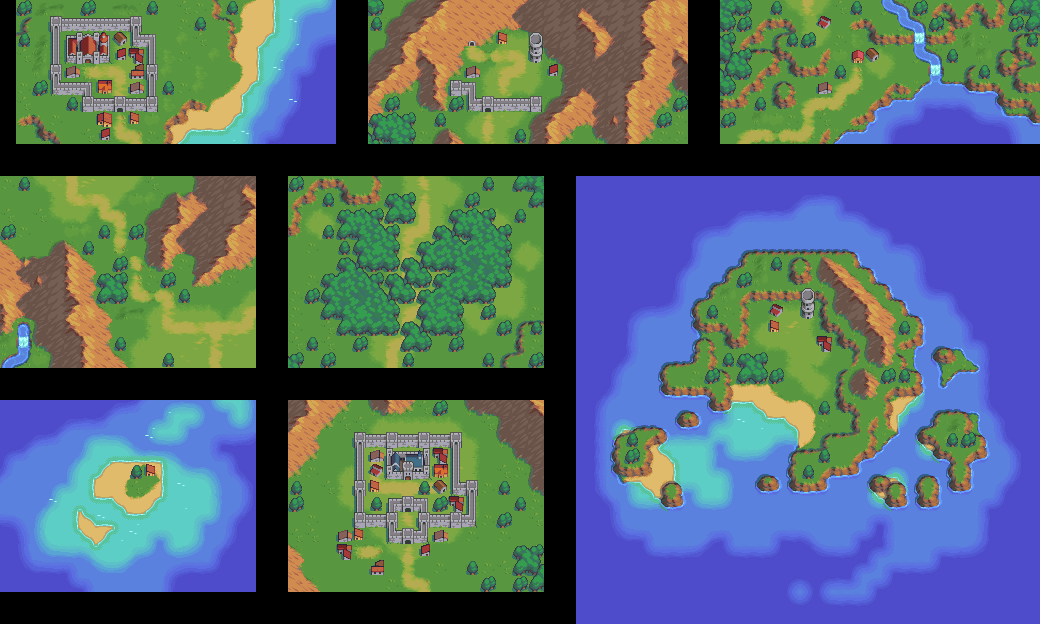

Rendered tile map (Tiled .tmx) drawn with the repository's tilesets; below, a short description and the map source with its tile grids summarised:
An orthogonal 65x39 tile map with 16x16 px tiles, 3 tile layers (under, ground, object), 2 tilesets.

<map version="1.0" tiledversion="1.1.5" orientation="orthogonal" renderorder="right-down" width="65" height="39" tilewidth="16" tileheight="16" infinite="0" nextobjectid="1">
 <tileset firstgid="1" source="OverworldTileset.tsx" />
 <tileset firstgid="1521" source="OverworldTileset.tsx" />
 <layer name="under" width="65" height="39">
  <data>[2535 cells, 1106 non-empty, 133 distinct tile ids]</data>
 </layer>
 <layer name="ground" width="65" height="39">
  <data>[2535 cells, 2080 non-empty, 196 distinct tile ids]</data>
 </layer>
 <layer name="object" width="65" height="39">
  <data>[2535 cells, 334 non-empty, 65 distinct tile ids]</data>
 </layer>
</map>
